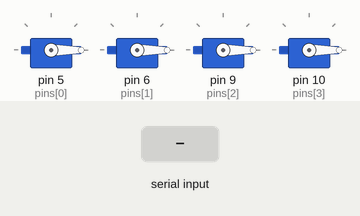
This sketch was run on a simulated Arduino Uno, built with avr-gcc and run on an emulated ATmega328P. Parts: 4 × servo. The test bench sets the inputs (shaded band).

Above: at 1.2 s.
1.3 s: "90,45\n" received over Serial
At 3.3 s:
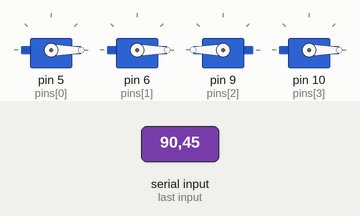
3.8 s: "30,150\n" received over Serial
At 4.6 s:
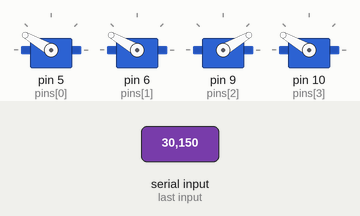
6.3 s: "5\n" received over Serial
At 7.1 s:
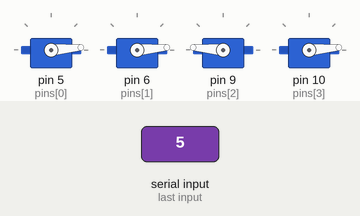
8.8 s: "90\n" received over Serial
At 9.4 s:
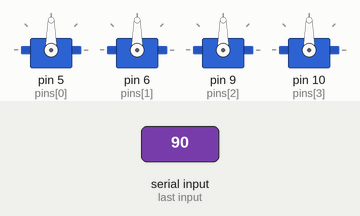
11.3 s: "200\n" received over Serial
At 12.1 s:
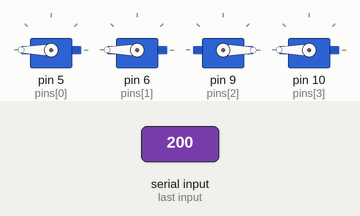
Timing chart, 0 to 14.3 s (numbered marks = the images above; inputs shaded):
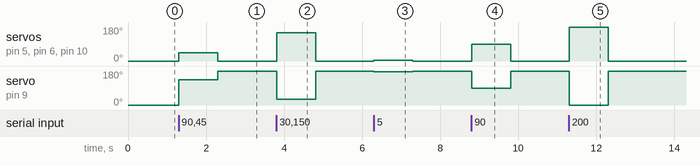

Measured:
- after the input at 1.3 s, servo on pin 5 (pins[0]), servo on pin 6 (pins[1]), servo on pin 10 (pins[3]): 0° → 45° at once, → 0° 1.0 s later; servo on pin 9 (pins[2]): 0° → 135° at once, → 180° 1.0 s later
- after the input at 3.8 s, servo on pin 5 (pins[0]), servo on pin 6 (pins[1]), servo on pin 10 (pins[3]): 0° → 150° at once, → 0° 1.0 s later; servo on pin 9 (pins[2]): 180° → 30° at once, → 180° 1.0 s later
- after the input at 6.3 s, servo on pin 5 (pins[0]), servo on pin 6 (pins[1]), servo on pin 10 (pins[3]): 0° → 5° at once, → 0° 1.0 s later; servo on pin 9 (pins[2]): 180° → 175° at once, → 180° 1.0 s later
- after the input at 8.8 s, servo on pin 5 (pins[0]), servo on pin 6 (pins[1]), servo on pin 10 (pins[3]): 0° → 90° at once, → 0° 1.0 s later; servo on pin 9 (pins[2]): 180° → 90° at once, → 180° 1.0 s later
- after the input at 11.3 s, servo on pin 5 (pins[0]), servo on pin 6 (pins[1]), servo on pin 10 (pins[3]): 0° → 180° at once, → 0° 1.0 s later; servo on pin 9 (pins[2]): 180° → 0° at once, → 180° 1.0 s later

The sketch:

PruebasSerial.ino
```cpp
#include <Servo.h>

byte intBuffer[12];
String intData = "";
int delimiter = (int) '\n';
Servo servo[4];
int pins[] = {5, 6, 9, 10};

void setup() {
  Serial.begin(9600);
  for (int i = 0; i < 4; i++){
    servo[i].attach(pins[i]);
    servo[i].write(0);
    delay(15);
  }
}

void loop() {
  while (Serial.available()){
    int pos = Serial.parseInt();
    for (int i = 0; i < 4; i++){
      if (i != 2) {
        servo[i].write(pos);
      } else {
        servo[i].write(180-pos);
      }
    }
  }
}
```
